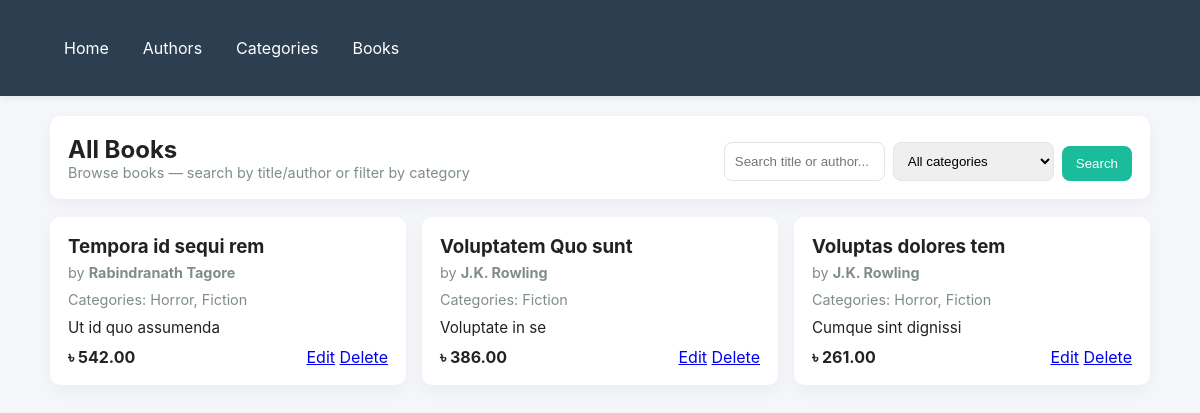
The page / on the database its author committed.
### library_app/models.py (models this page shows, shortened)
class Book(models.Model):
    title = models.CharField(max_length=255)
    description = models.TextField(blank=True, null=True)
    author = models.ForeignKey(Author, on_delete=models.CASCADE, related_name='books')
    categories = models.ManyToManyField(Category, related_name='books', blank=True)
    isbn = models.CharField(max_length=20, blank=True, null=True)
    published_date = models.DateField(blank=True, null=True)
    total_pages = models.PositiveIntegerField(blank=True, null=True)
    price = models.DecimalField(max_digits=8, decimal_places=2, default=0.00)
    created_at = models.DateTimeField(auto_now_add=True)
    def category_list(self):
        return ", ".join([c.name for c in self.categories.all()])

class Author(models.Model):
    name = models.CharField(max_length=200)
    email = models.EmailField(blank=True, null=True)
    biography = models.TextField(blank=True, null=True)
    created_at = models.DateTimeField(auto_now_add=True)

class Category(models.Model):
    name = models.CharField(max_length=100, unique=True)

### library_app/views.py (the view)
# urls.py: path('', views.home, name='home'),
def home(request):
    q = request.GET.get('q', '').strip()
    category_id = request.GET.get('category', '')
    books = Book.objects.select_related('author').prefetch_related('categories').all()
    if q:
        books = books.filter(Q(title__icontains=q) | Q(author__name__icontains=q))
    if category_id:
        books = books.filter(categories__id=category_id)
    categories = Category.objects.all()
    context = {
        'books': books.distinct(),
        'categories': categories,
        'q': q,
        'selected_category': category_id
    }
    return render(request, 'home.html', context)

### templates/home.html (shortened to what this page needs)
{% extends 'base.html' %}
{% block body %}
<div class="card">
  <div style="display:flex;justify-content:space-between;align-items:center;gap:12px;flex-wrap:wrap">
    <div>
      <h2 style="margin:0">All Books</h2>
      <div class="small">Browse books — search by title/author or filter by category</div>
    </div>
    <div class="top-controls">
      <form method="get" style="display:flex;gap:8px" class="search">
        <input type="text" name="q" placeholder="Search title or author..." value="{{ q }}">
        <select name="category">
          <option value="">All categories</option>
        </select>
        <button type="submit" class="primary">Search</button>
      </form>
    </div>
  </div>
</div>
<div class="grid">
  {% for book in books %}
  <div class="card">
    <h3 style="margin:0 0 6px">{{ book.title }}</h3>
    <div class="small">by <strong>{{ book.author.name }}</strong></div>
    <div style="margin:10px 0" class="small">Categories: {{ book.category_list }}</div>
    <p style="margin:10px 0;font-size:0.95rem">{{ book.description|truncatechars:120 }}</p>
    <div style="display:flex;justify-content:space-between;align-items:center">
      <div style="font-weight:700">৳ {{ book.price }}</div>
      <div>
        <a class="secondary" href="{% url 'library_app:book_edit' book.id %}">Edit</a>
        <a class="secondary" href="{% url 'library_app:book_delete' book.id %}">Delete</a>
      </div>
    </div>
  </div>
  {% empty %}
  <div class="card">No books found.</div>
  {% endfor %}
</div>
{% endblock %}

### templates/base.html (shortened to what this page needs)
<!DOCTYPE html>
<html>
<head>
</head>
<body>
  <div class="topbar">
    <div class="container">
      {% include 'navbar.html' %}
    </div>
  </div>
  <div class="container">
    {% block body %}{% endblock %}
  </div>
</body>
</html>

### templates/navbar.html
<ul class="nav">
  <li><a href="{% url 'library_app:home' %}">Home</a></li>
  <li><a href="{% url 'library_app:author_list' %}">Authors</a></li>
  <li><a href="{% url 'library_app:category_list' %}">Categories</a></li>
  <li><a href="{% url 'library_app:book_list' %}">Books</a></li>
</ul>

### templates/base.html (style rules this page uses)
:root { --accent:#1abc9c; --dark:#2c3e50; --muted:#7f8c8d; --card:#ffffff; }
* { box-sizing:border-box }
body { margin:0;font-family:Inter,Arial,Helvetica,sans-serif;background:#f4f6f9;color:#222 }
.topbar { background:var(--dark);padding:8px 0;box-shadow:0 2px 6px rgba(0,0,0,0.06) }
.container { width:95%;max-width:1100px;margin:20px auto }
ul.nav { list-style:none;margin:0;padding:0;display:flex;gap:6px }
ul.nav li { display:inline }
ul.nav a { color:#fff;text-decoration:none;padding:10px 14px;display:inline-block;border-radius:6px }
.card { background:var(--card);border-radius:10px;padding:18px;box-shadow:0 6px 18px rgba(15,25,30,0.04);margin-bottom:18px }
.grid { display:grid;grid-template-columns:repeat(auto-fit,minmax(240px,1fr));gap:16px }
form input, form textarea, form select { width:100%;padding:10px;border:1px solid #e1e4e8;border-radius:8px;margin-top:8px }
button.primary { background:var(--accent);color:#fff;border:none;padding:10px 14px;border-radius:8px;cursor:pointer;margin-top:12px }
.small { font-size:0.9rem;color:var(--muted) }
.top-controls { display:flex;gap:8px;flex-wrap:wrap;align-items:center }
.search { display:flex;gap:8px }

### rows shown on the page
Book: title "Tempora id sequi rem", author.name "Rabindranath Tagore", category_list "Horror, Fiction", description "Ut id quo assumenda", price "542.00"
Book: title "Voluptatem Quo sunt", author.name "J.K. Rowling", category_list "Fiction", description "Voluptate in se", price "386.00"
Book: title "Voluptas dolores tem", author.name "J.K. Rowling", category_list "Horror, Fiction", description "Cumque sint dignissi", price "261.00"
